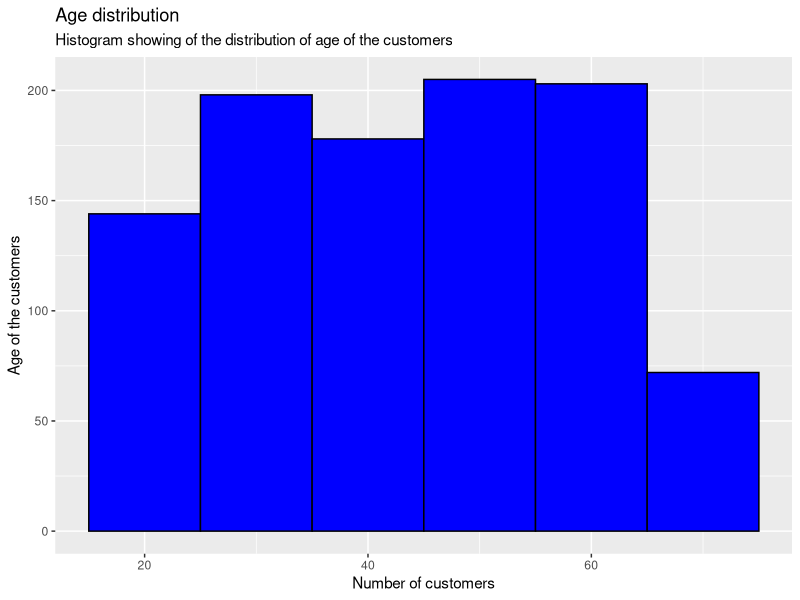
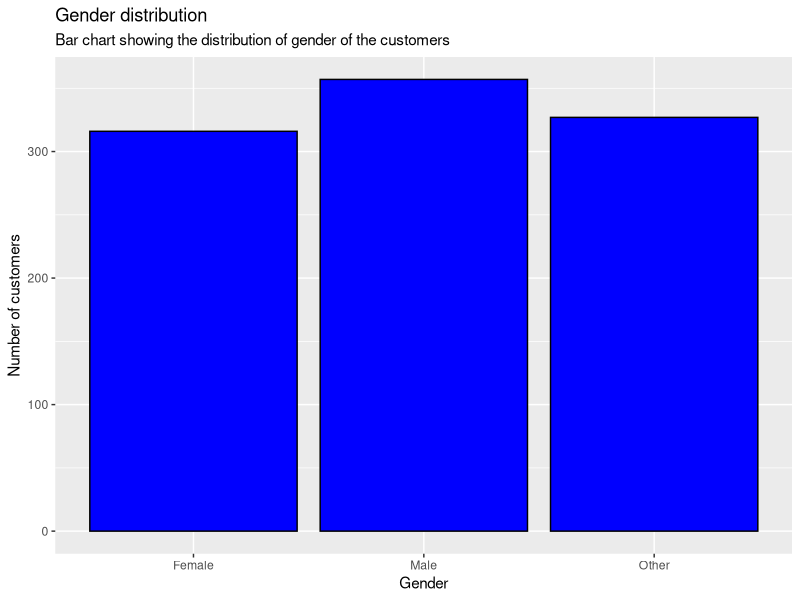
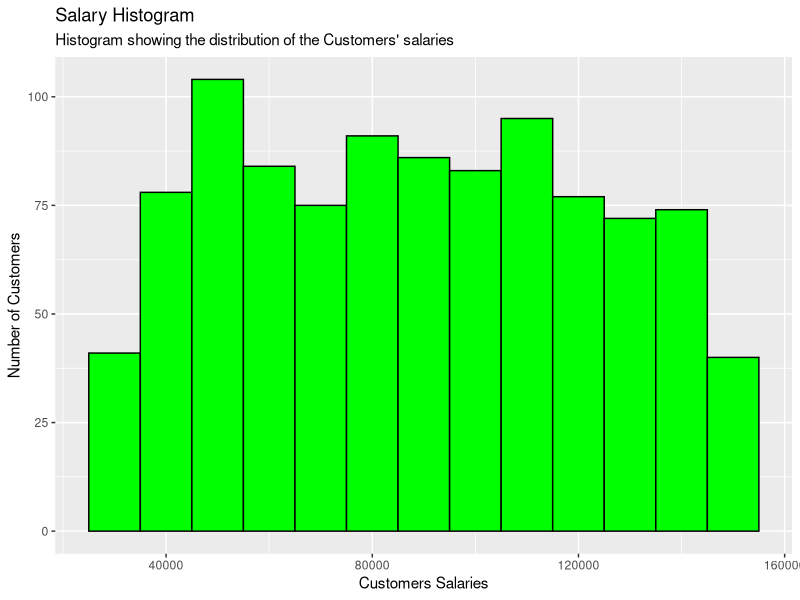
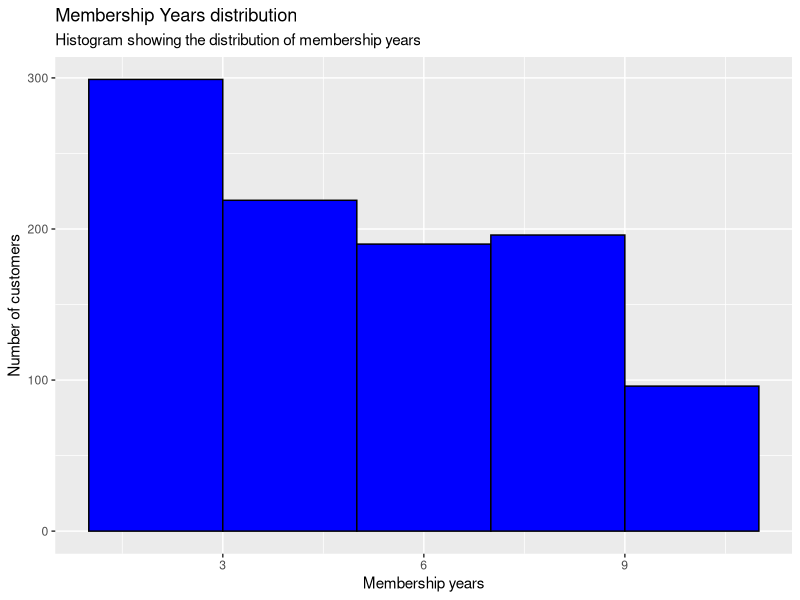
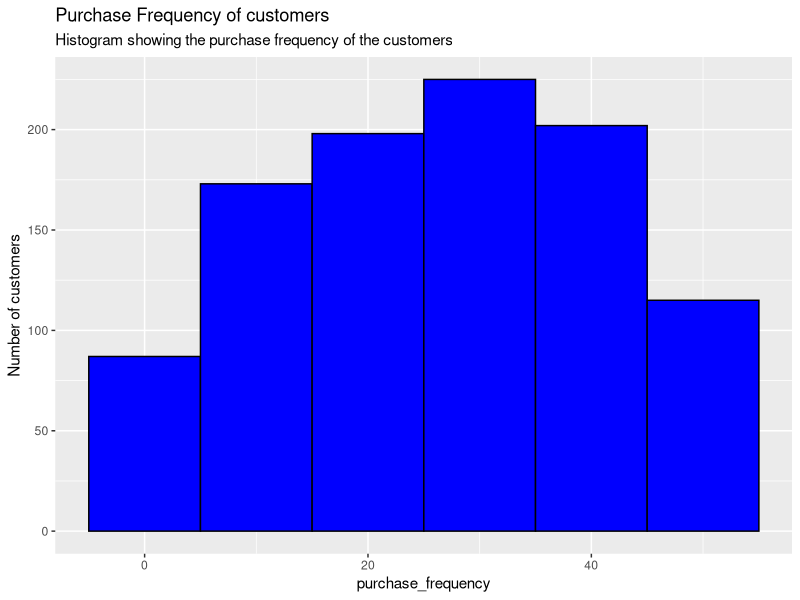
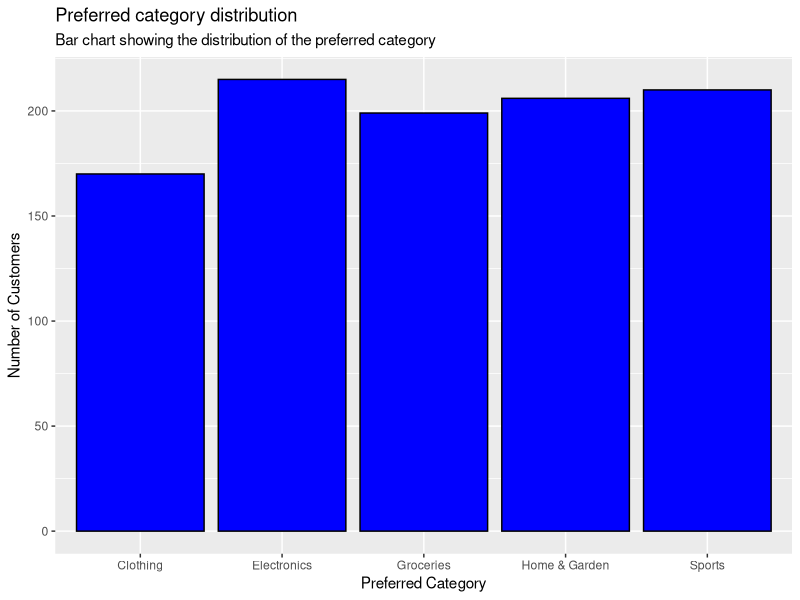
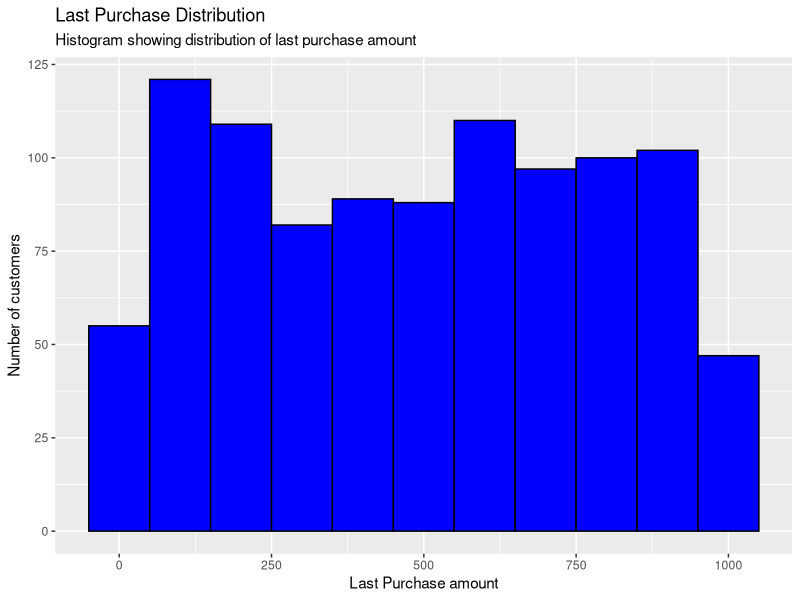
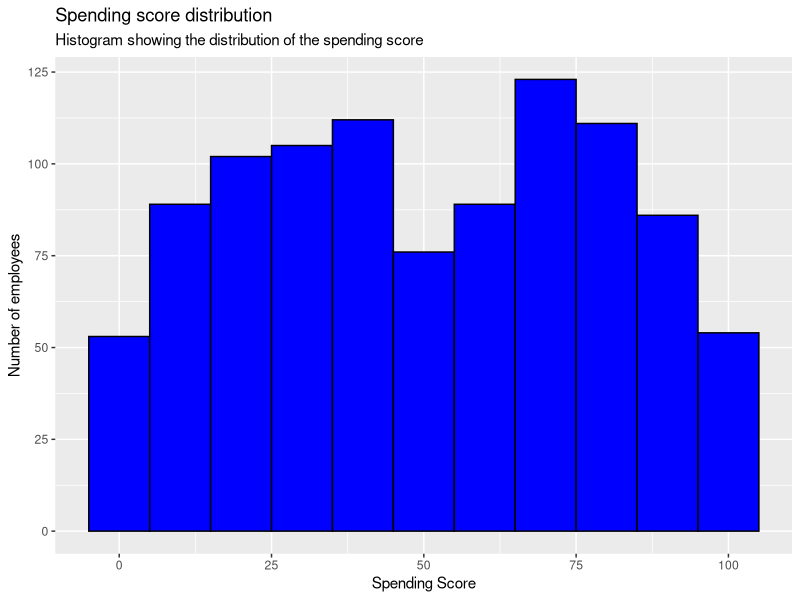

Write R code to recreate these figures, in order.
csd = read.csv('customer_segmentation_data.csv')

install.packages('tidyverse')

library(tidyverse)

# The data has no missing values therefore it is clean


# Histogram showing the distribution of age of the customers
age_hist_plot <- ggplot(data<- csd) +
  geom_histogram(mapping = aes(x=age), fill = 'blue', binwidth = 10, color = 'black') +
  labs(
    title = 'Age distribution',
    subtitle = 'Histogram showing of the distribution of age of the customers',
    x= 'Number of customers',
    y = 'Age of the customers'
  )

ggsave('Age Histogram image.png', plot = age_hist_plot, width = 6, height = 4)


# bar chart showing the distribution of gender of the customers
gender_count <- csd %>%
  dplyr::count(gender)

gender_bar <- ggplot(data = gender_count, aes(x = gender, y = n)) +
  geom_bar(stat = 'identity', fill = 'blue', color = 'black' ) +
  labs(
    title = 'Gender distribution',
    subtitle = 'Bar chart showing the distribution of gender of the customers',
    x = 'Gender',
    y = 'Number of customers'
  )
ggsave('Gender bar chart.png', plot = gender_bar, width = 6, height = 4)


# Histogram showing the distribution of the salary of the customers
salary_dist <- ggplot(data = csd, aes(x = income)) +
  geom_histogram(fill='green', binwidth = 10000, color= 'black' ) +
  labs(
    title = 'Salary Histogram',
    subtitle = "Histogram showing the distribution of the Customers' salaries",
    y = 'Number of Customers',
    x = 'Customers Salaries'
  )

ggsave('Salary Histogram.png', plot = salary_dist, width = 6, height= 4)

# Histogram showing the distribution of membership years
membership_dist <- ggplot(data = csd, aes(x=membership_years)) +
  geom_histogram(fill = 'blue', color= 'black', binwidth = 2) +
  labs(
    title = 'Membership Years distribution',
    subtitle = 'Histogram showing the distribution of membership years',
    x = 'Membership years',
    y = 'Number of customers'
  )
ggsave('Membership Years distribution.png', plot = membership_dist, width = 6, height = 4)

# distribution showing purchase frequency
purchase_freq <- ggplot(data= csd, aes(x = purchase_frequency)) +
  geom_histogram(fill= 'blue', color = 'black', binwidth = 10)  +
  labs (
    title = 'Purchase Frequency of customers',
    subtitle = 'Histogram showing the purchase frequency of the customers',
    y= 'Number of customers'
  )
ggsave('Purchase Frequency histogram.png', plot = purchase_freq, width = 6, height = 4)


# bar chart distribution of the preferred category

category_count <- csd %>% 
  dplyr::count(preferred_category)

cat_count_dist = ggplot(data = category_count, aes(x= preferred_category, y = n)) +
  geom_bar(stat = 'identity',fill= 'blue', color = 'black') +
  labs(
    title = 'Preferred category distribution',
    subtitle = 'Bar chart showing the distribution of the preferred category',
    x = 'Preferred Category',
    y = 'Number of Customers'
  )
ggsave('Preferred Category.png', plot = cat_count_dist, width = 6, height = 4)

# histogram showing the last purchase amount
last_purchase = ggplot(data = csd, aes(x=last_purchase_amount)) +
  geom_histogram(fill= 'blue', color = 'black', binwidth = 100) +
  labs (
    title = 'Last Purchase Distribution',
    subtitle = 'Histogram showing distribution of last purchase amount',
    x = 'Last Purchase amount',
    y = 'Number of customers'
  )

ggsave('last purchase distribution.png', plot = last_purchase, width = 6, height = 4)


# Histogram showing the spending score of the customers

spending_score_hist <- ggplot(data = csd, aes(x=spending_score)) +
  geom_histogram(fill= 'blue', color = 'black', binwidth = 10) +
  labs(
    title = 'Spending score distribution',
    subtitle = 'Histogram showing the distribution of the spending score',
    x = 'Spending Score',
    y = 'Number of employees'
    
  )

ggsave('Spending Score Histogram.png', plot = spending_score_hist, width = 6, height = 4)


# regression plot showing relationship between age and income
age_income_relationship<- ggplot(data = csd, aes(x <-age, y <-income)) +
  geom_point() +
  geom_smooth(method = 'lm', se = FALSE)

ggsave('Age-Income relationship.png', plot = age_income_relationship, width = 6, height = 4)


# Finding the gender with the highest purchase frequency

csd %>% 
  dplyr::group_by(gender)
